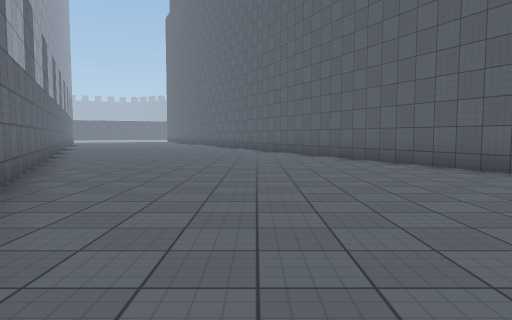
View 1 (above)

20 first-person views from a walk through a scene from a Unity 3-D project. The camera is 1.3 m above the floor, tilts 4° down and sees 70° across. The floor is counted in squares, 2 m on a side. Each view is taken from the middle of a square. On the plan, view 1 faces up. The plan holds only what a view shows up to about 11 squares ahead; the rest is blank. The place goes on beyond the plan. The player is left out. Surface patterns are stand-ins for the level's own textures.

View 2
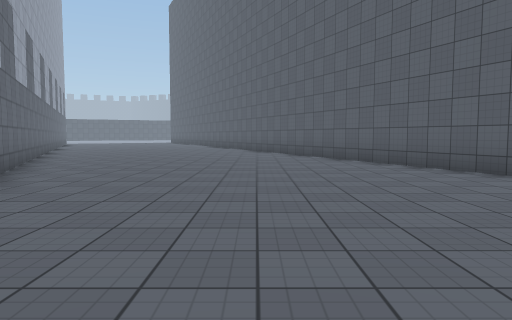

View 3
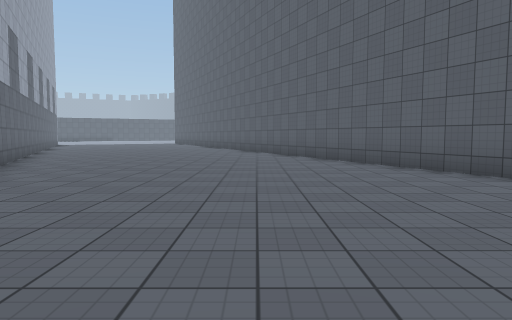

View 4
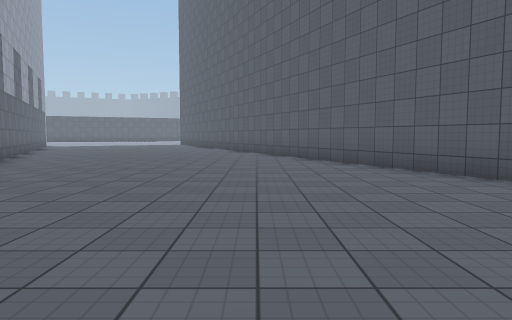

View 5
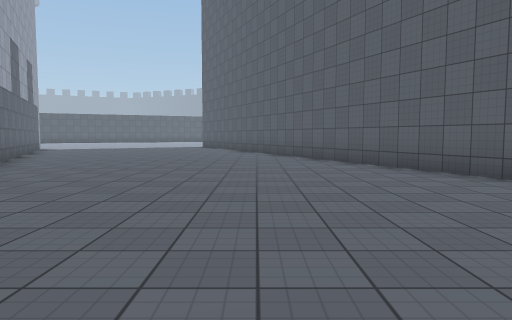

View 6
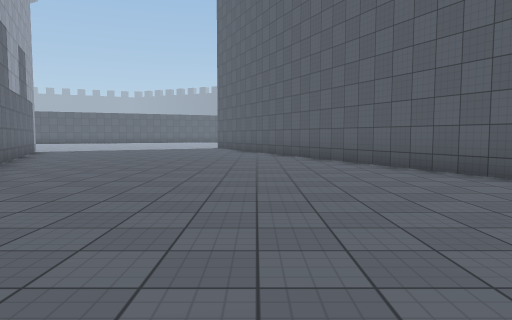

View 7
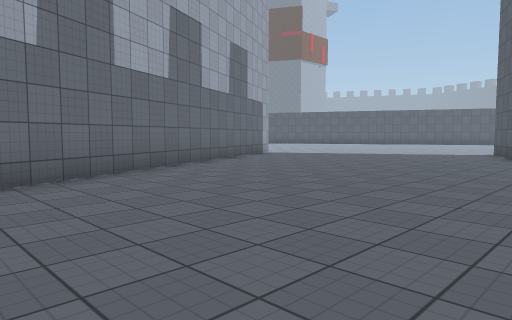

View 8
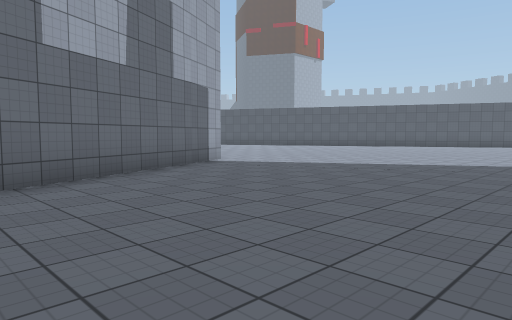

View 9
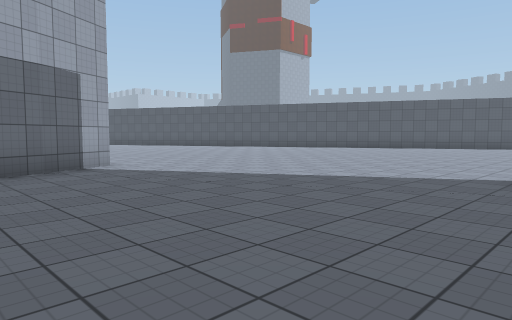

View 10
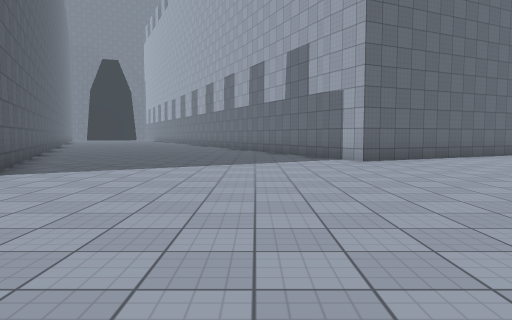

View 11
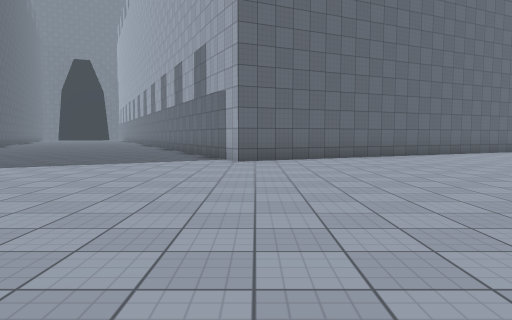

View 12
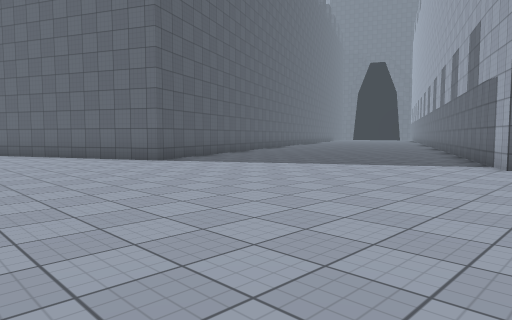

View 13
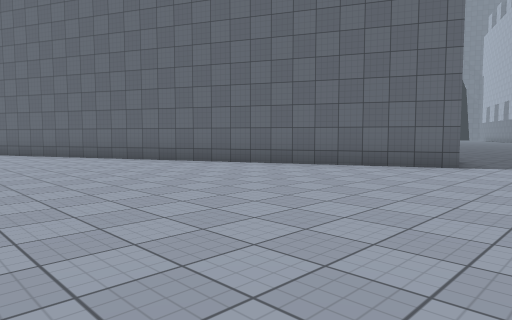

View 14
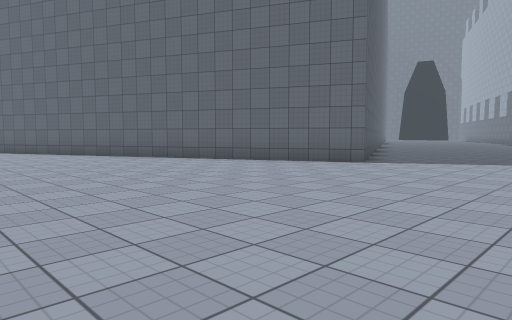

View 15
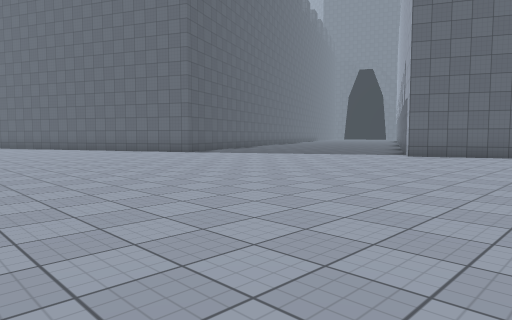

View 16
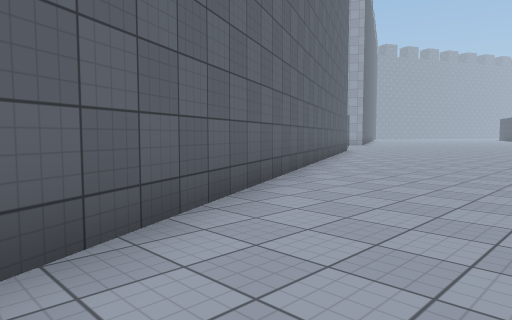

View 17
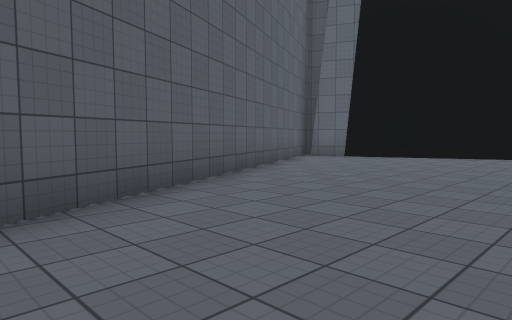

View 18
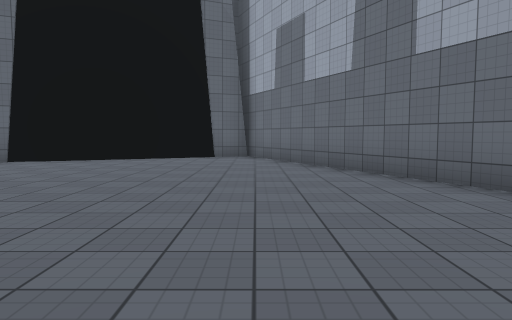

View 19
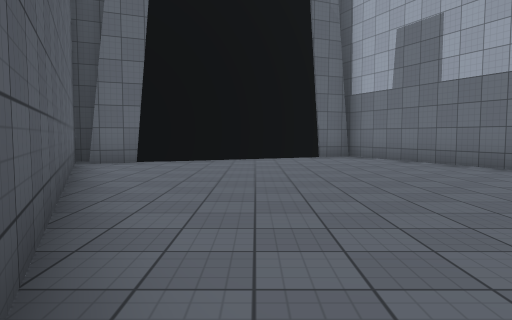

View 20
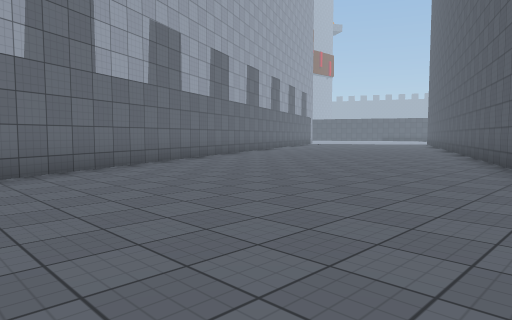

### Floor plan
Points are (right, up) in squares from view 1. A wall is a line through its corners. A room is listed if a view was taken in it or the views show most of it. See-through windows are left out.
Room 1 (views 1, 2, 3, 4, 5, 6, 7, 8, 9, 10, 11, 12, 13, 14, 15, 16, 17, 18, 19, 20)
walls: (-19.4, 26.9) (-14.5, 29.2) (0.2, -2.9) (6.7, -0.1); (7.3, -0.7) (-7.8, 32.3) (4.7, 38.1)

Positions as (right, up) in squares from view 1, and headings:
1: (0, 0), facing up
2: (-1, 3), facing up
3: (-2, 6), facing up
4: (-3, 9), facing up
5: (-5, 13), facing up
6: (-6, 15), facing up
7: (-5, 19), facing up-left
8: (-7, 23), facing up-left
9: (-7, 26), facing up-left
10: (-12, 38), facing down
11: (-15, 38), facing down
12: (-16, 37), facing down-right
13: (-10, 40), facing down-right
14: (-12, 40), facing down-right
15: (-19, 40), facing down-right
16: (5, 40), facing down-left
17: (0, 9), facing down-right
18: (0, 8), facing down
19: (3, 8), facing down
20: (1, 8), facing up-left
